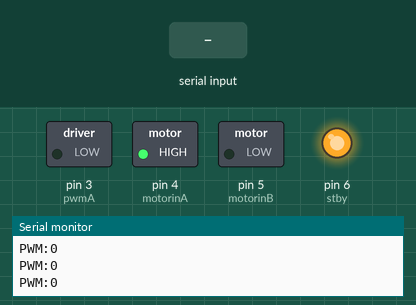
This sketch was run on a simulated Arduino Uno, built with avr-gcc and run on an emulated ATmega328P. On the bench: switched loads named in the sketch (green lamp = pin HIGH), output pins drawn as LEDs (lit = HIGH), the last lines printed to the serial monitor. Inputs (shaded band) come from the test bench.

Above: at 1.2 s.
1.3 s: byte 30 received over Serial
At 1.9 s:
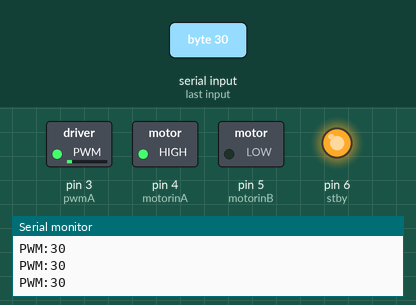
2.8 s: byte 90 received over Serial
At 3.3 s:
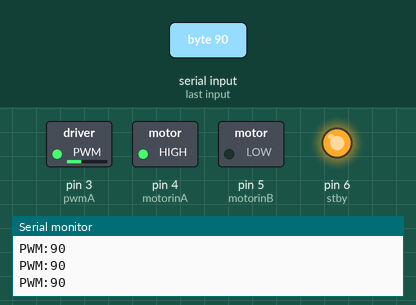
Timing chart, 0 to 5.8 s (numbered marks = the images above; inputs shaded):
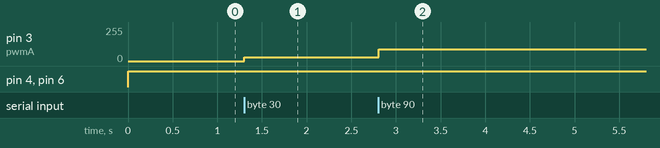

The sketch:

variador_de_velocidad_motor_con_app.ino
```cpp
/*

* Código escrito por: Esteban Carrillo para EDEPTEC.
* Página web: https://www.edeptec.com
* Facebook: @edeptec
* Youtube: https://youtube.com/c/EDEPTEC

*/

#define pwmA  3
#define motorinA  4
#define motorinB  5
#define stby  6
//

// en esta variable almacenamos el valor que nos llega desde la aplicacion
// el valor del slider
int velocidad = 0;

void setup() {
  // inicializamos el monitor serial
  Serial.begin(9600);
  // declaramos entradas y salidas//
  pinMode(pwmA, OUTPUT);
  pinMode(motorinA, OUTPUT);
  pinMode(motorinB, OUTPUT);
  pinMode(stby, OUTPUT);
}

void loop() {

  //Si recibimos datos desde la aplicación entonces:
  if (Serial.available() > 0) {
    // la variable velocidad va a almacenar esos datos.
    velocidad = Serial.read();
  }
  digitalWrite(stby, 1); // activamos el puente h
  // enviamos en valor de la variable velocidad al pin PWM del puente h
  analogWrite(pwmA, velocidad);
  // encendemos el motor//
  digitalWrite(motorinA, 1);
  digitalWrite(motorinB, 0);
  // imprimimos la velocidad en el monitor serial//
  Serial.print("PWM:");
  Serial.println(velocidad);
}
```

Measured:
- after the input at 1.3 s, pin 3 (pwmA): 0/255 → 30/255 at once
- after the input at 2.8 s, pin 3 (pwmA): 30/255 → 90/255 at once
